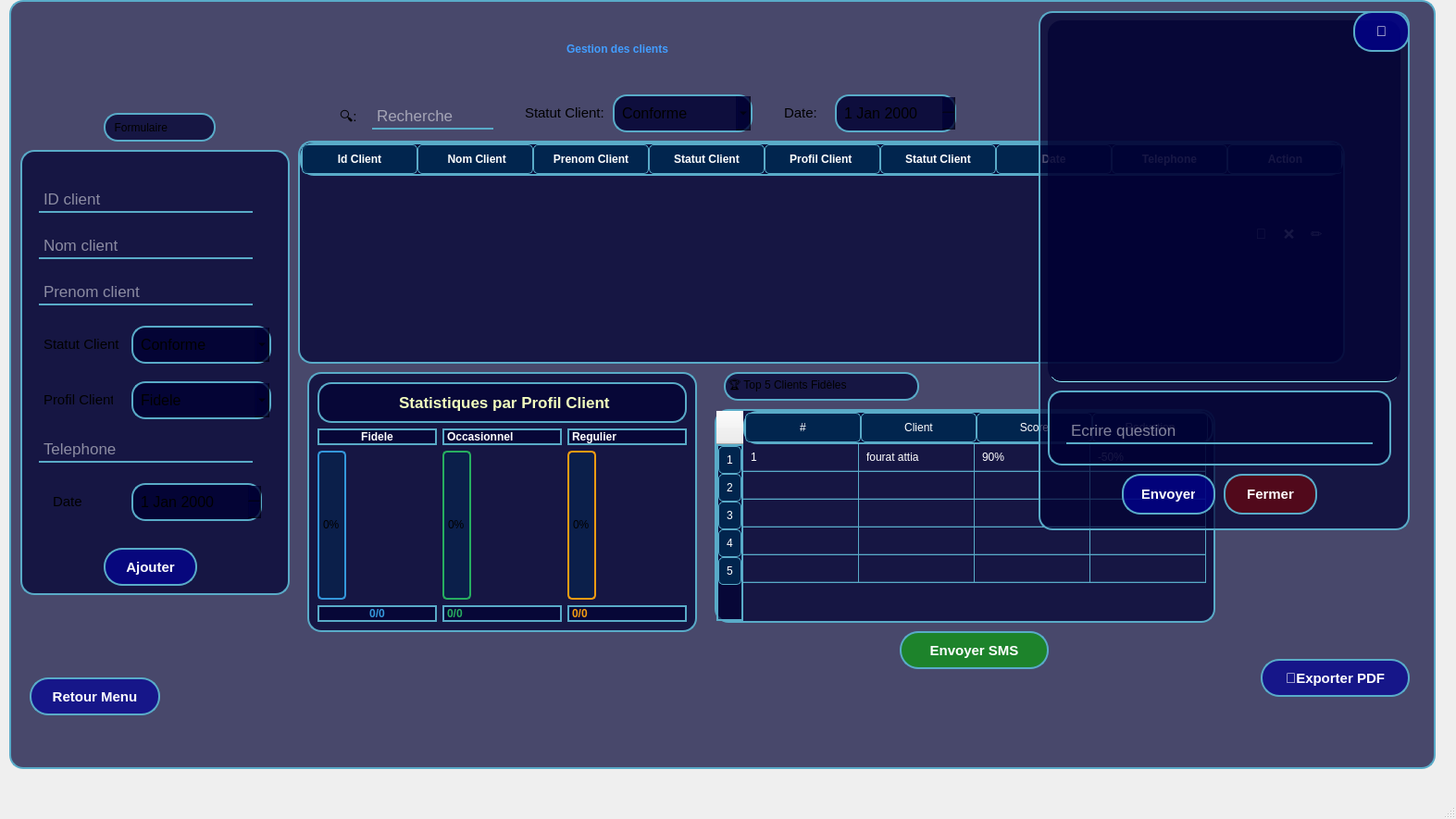
<?xml version="1.0" encoding="UTF-8"?>
<ui version="4.0">
 <class>MainWindow</class>
 <widget class="QMainWindow" name="MainWindow">
  <property name="geometry">
   <rect>
    <x>0</x>
    <y>0</y>
    <width>1573</width>
    <height>885</height>
   </rect>
  </property>
  <property name="windowTitle">
   <string>MainWindow</string>
  </property>
  <widget class="QWidget" name="centralwidgetc">
   <widget class="QStackedWidget" name="stackedWidgetc">
    <property name="geometry">
     <rect>
      <x>10</x>
      <y>0</y>
      <width>1541</width>
      <height>831</height>
     </rect>
    </property>
    <property name="styleSheet">
     <string notr="true">#label_5c{/* Labels spéciaux */
    border:none;
    background-color: transparent;
    font-weight: 700;
color: rgb(66, 157, 255);
font: 25pt &quot;Imprint MT Shadow&quot;;
}
QPushButton {
    border-radius: 20px;
background-color: rgba(0, 0, 150, 0.7); 
   border: 2px solid #59abc8; 
 color: white;
    font-weight: 700;
    font-size: 15px;
    margin-bottom:20px;
    text-shadow: 0 1px 2px rgba(0, 0, 0, 0.3);
padding: 10px 20px;
}
QComboBox,QSpinBox,QDateEdit {
    font-size: 16px;
    padding: 6px;
    border: 2px solid #59abc8;
    border-radius: 15px;
	background-color: rgba(0, 0, 50, 0.8); 
}
QPushButton:hover {
    transform: translateY(-2px);
    color: #59abc8;
}
#label_9c,#label_14c,#label_15c,#label_11c,#label_12c,#label_18c,#label_3c{border:none;
font-size: 15px;   
    padding: 1px;
background-color:transparent;}
QFrame {
     border-radius: 15px;
 		background-color: rgba(0, 0, 50, 0.7); 


    border: 2px solid #59abc8 ; 
}

#lineEdit{
border: 2px solid #59abc8 ; 
	background-color: rgba(0, 0, 50, 0.7); }
QLineEdit{
font-size: 17px;
    background: transparent;  
    border: none;
    color: white;
    border-bottom: 2px solid #59abc8; 
    padding: 3px;
 selection-background-color: white; 
   
}
QLineEdit:focus {

    color: #59abc8;
} 
#pagec{background-image: url(:/new/prefix1/bg.png);
 background-repeat: no-repeat;
    background-position: center;
    background-size: cover;
border-radius:15px;}
/* TableWidget */
QTableWidget {
    background-color: rgba(0, 0, 50, 0.7);
    border: 2px solid #59abc8;
    border-radius: 15px;
    gridline-color: #59abc8;
    color: white;
}

QTableWidget::item {
    padding: 5px;
    border-bottom: 1px solid rgba(89, 171, 200, 0.3);
}

QTableWidget::item:selected {
    background-color: #0078D7;
}

QHeaderView::section {
    background-color: rgba(0, 40, 80, 0.9);
    color: white;
    padding: 8px;
    border-radius: 5px;
    border: 1px solid #59abc8;
}

</string>
    </property>
    <widget class="QWidget" name="pagec">
     <widget class="QLabel" name="label_6c">
      <property name="geometry">
       <rect>
        <x>100</x>
        <y>120</y>
        <width>121</width>
        <height>31</height>
       </rect>
      </property>
      <property name="text">
       <string>  Formulaire</string>
      </property>
     </widget>
     <widget class="QFrame" name="frame_2c">
      <property name="geometry">
       <rect>
        <x>10</x>
        <y>160</y>
        <width>291</width>
        <height>481</height>
       </rect>
      </property>
      <property name="frameShape">
       <enum>QFrame::Shape::StyledPanel</enum>
      </property>
      <property name="frameShadow">
       <enum>QFrame::Shadow::Raised</enum>
      </property>
      <widget class="QLineEdit" name="lineEdit_3c">
       <property name="geometry">
        <rect>
         <x>20</x>
         <y>40</y>
         <width>231</width>
         <height>28</height>
        </rect>
       </property>
       <property name="text">
        <string/>
       </property>
       <property name="placeholderText">
        <string>ID client</string>
       </property>
      </widget>
      <widget class="QLineEdit" name="lineEdit_4c">
       <property name="geometry">
        <rect>
         <x>20</x>
         <y>90</y>
         <width>231</width>
         <height>28</height>
        </rect>
       </property>
       <property name="placeholderText">
        <string>Nom client</string>
       </property>
      </widget>
      <widget class="QComboBox" name="comboBox_2c">
       <property name="enabled">
        <bool>true</bool>
       </property>
       <property name="geometry">
        <rect>
         <x>120</x>
         <y>250</y>
         <width>151</width>
         <height>41</height>
        </rect>
       </property>
       <property name="editable">
        <bool>true</bool>
       </property>
       <property name="currentText">
        <string>Fidele</string>
       </property>
       <item>
        <property name="text">
         <string>Fidele</string>
        </property>
       </item>
       <item>
        <property name="text">
         <string>Occasionnel</string>
        </property>
       </item>
       <item>
        <property name="text">
         <string>Regulier</string>
        </property>
       </item>
      </widget>
      <widget class="QLabel" name="label_14c">
       <property name="geometry">
        <rect>
         <x>20</x>
         <y>260</y>
         <width>81</width>
         <height>20</height>
        </rect>
       </property>
       <property name="text">
        <string>Profil Client</string>
       </property>
      </widget>
      <widget class="QLineEdit" name="lineEdit_12c">
       <property name="geometry">
        <rect>
         <x>20</x>
         <y>140</y>
         <width>231</width>
         <height>28</height>
        </rect>
       </property>
       <property name="placeholderText">
        <string>Prenom client</string>
       </property>
      </widget>
      <widget class="QLabel" name="label_9c">
       <property name="geometry">
        <rect>
         <x>20</x>
         <y>200</y>
         <width>121</width>
         <height>20</height>
        </rect>
       </property>
       <property name="text">
        <string>Statut Client</string>
       </property>
      </widget>
      <widget class="QComboBox" name="comboBoxc">
       <property name="enabled">
        <bool>true</bool>
       </property>
       <property name="geometry">
        <rect>
         <x>120</x>
         <y>190</y>
         <width>151</width>
         <height>41</height>
        </rect>
       </property>
       <property name="editable">
        <bool>true</bool>
       </property>
       <property name="currentText">
        <string>Conforme</string>
       </property>
       <property name="placeholderText">
        <string/>
       </property>
       <property name="duplicatesEnabled">
        <bool>false</bool>
       </property>
       <item>
        <property name="text">
         <string>Conforme</string>
        </property>
       </item>
       <item>
        <property name="text">
         <string>Non conforme</string>
        </property>
       </item>
      </widget>
      <widget class="QDateEdit" name="dateEdit_c">
       <property name="geometry">
        <rect>
         <x>120</x>
         <y>360</y>
         <width>141</width>
         <height>41</height>
        </rect>
       </property>
      </widget>
      <widget class="QLabel" name="label_18c">
       <property name="geometry">
        <rect>
         <x>30</x>
         <y>370</y>
         <width>81</width>
         <height>20</height>
        </rect>
       </property>
       <property name="text">
        <string>Date</string>
       </property>
      </widget>
      <widget class="QPushButton" name="pushButton_2c">
       <property name="geometry">
        <rect>
         <x>90</x>
         <y>430</y>
         <width>101</width>
         <height>61</height>
        </rect>
       </property>
       <property name="text">
        <string>Ajouter</string>
       </property>
      </widget>
      <widget class="QLineEdit" name="lineEdit_14c">
       <property name="geometry">
        <rect>
         <x>20</x>
         <y>310</y>
         <width>231</width>
         <height>28</height>
        </rect>
       </property>
       <property name="placeholderText">
        <string>Telephone</string>
       </property>
      </widget>
     </widget>
     <widget class="QTableWidget" name="tableWidgetc">
      <property name="geometry">
       <rect>
        <x>310</x>
        <y>150</y>
        <width>1131</width>
        <height>241</height>
       </rect>
      </property>
      <attribute name="horizontalHeaderDefaultSectionSize">
       <number>125</number>
      </attribute>
      <column>
       <property name="text">
        <string>Id Client</string>
       </property>
       <property name="font">
        <font>
         <bold>true</bold>
        </font>
       </property>
      </column>
      <column>
       <property name="text">
        <string> Nom Client</string>
       </property>
       <property name="font">
        <font>
         <bold>true</bold>
        </font>
       </property>
      </column>
      <column>
       <property name="text">
        <string>Prenom Client</string>
       </property>
       <property name="font">
        <font>
         <bold>true</bold>
        </font>
       </property>
      </column>
      <column>
       <property name="text">
        <string>Statut Client</string>
       </property>
       <property name="font">
        <font>
         <bold>true</bold>
        </font>
       </property>
      </column>
      <column>
       <property name="text">
        <string>Profil Client </string>
       </property>
       <property name="font">
        <font>
         <bold>true</bold>
        </font>
       </property>
      </column>
      <column>
       <property name="text">
        <string>Statut Client</string>
       </property>
       <property name="font">
        <font>
         <bold>true</bold>
        </font>
       </property>
      </column>
      <column>
       <property name="text">
        <string>Date</string>
       </property>
       <property name="font">
        <font>
         <bold>true</bold>
        </font>
       </property>
      </column>
      <column>
       <property name="text">
        <string>Telephone</string>
       </property>
       <property name="font">
        <font>
         <bold>true</bold>
        </font>
       </property>
      </column>
      <column>
       <property name="text">
        <string>Action</string>
       </property>
       <property name="font">
        <font>
         <bold>true</bold>
        </font>
       </property>
      </column>
     </widget>
     <widget class="QLabel" name="label_3c">
      <property name="geometry">
       <rect>
        <x>350</x>
        <y>100</y>
        <width>41</width>
        <height>51</height>
       </rect>
      </property>
      <property name="text">
       <string>🔍:</string>
      </property>
     </widget>
     <widget class="QLineEdit" name="lineEdit_7c">
      <property name="geometry">
       <rect>
        <x>390</x>
        <y>110</y>
        <width>131</width>
        <height>28</height>
       </rect>
      </property>
      <property name="placeholderText">
       <string>Recherche</string>
      </property>
     </widget>
     <widget class="QLabel" name="label_12c">
      <property name="geometry">
       <rect>
        <x>830</x>
        <y>110</y>
        <width>63</width>
        <height>20</height>
       </rect>
      </property>
      <property name="text">
       <string>Date:</string>
      </property>
     </widget>
     <widget class="QPushButton" name="pushButton_5c">
      <property name="geometry">
       <rect>
        <x>1380</x>
        <y>230</y>
        <width>61</width>
        <height>61</height>
       </rect>
      </property>
      <property name="styleSheet">
       <string notr="true">border:none;
background-color:transparent;</string>
      </property>
      <property name="text">
       <string>✏️</string>
      </property>
     </widget>
     <widget class="QFrame" name="frame_c">
      <property name="geometry">
       <rect>
        <x>320</x>
        <y>400</y>
        <width>421</width>
        <height>281</height>
       </rect>
      </property>
      <property name="styleSheet">
       <string notr="true">background-color: rgba(0, 0, 50, 0.7);
        border: 2px solid #59abc8;
        border-radius: 15px;</string>
      </property>
      <property name="frameShape">
       <enum>QFrame::Shape::StyledPanel</enum>
      </property>
      <property name="frameShadow">
       <enum>QFrame::Shadow::Raised</enum>
      </property>
      <layout class="QVBoxLayout" name="verticalLayout_zones">
       <item>
        <widget class="QLabel" name="label_zonesc">
         <property name="styleSheet">
          <string notr="true">color: #f3ffbe;
                    font-weight: bold;
                    font-size: 17px;
                    padding: 10px;</string>
         </property>
         <property name="text">
          <string> Statistiques par Profil Client</string>
         </property>
         <property name="alignment">
          <set>Qt::AlignmentFlag::AlignCenter</set>
         </property>
        </widget>
       </item>
       <item>
        <layout class="QHBoxLayout" name="horizontalLayout_c">
         <item>
          <layout class="QVBoxLayout" name="Layou_1c">
           <item>
            <widget class="QLabel" name="label_Cc">
             <property name="styleSheet">
              <string notr="true">color: white;
                                    text-align: center;
                                    font-weight: bold;</string>
             </property>
             <property name="text">
              <string>Fidele</string>
             </property>
             <property name="alignment">
              <set>Qt::AlignmentFlag::AlignCenter</set>
             </property>
            </widget>
           </item>
           <item>
            <widget class="QProgressBar" name="progressCc">
             <property name="minimumSize">
              <size>
               <width>30</width>
               <height>120</height>
              </size>
             </property>
             <property name="styleSheet">
              <string notr="true">QProgressBar:vertical {
    width: 25px;
    border: 2px solid #3498db;
    border-radius: 5px;
    background-color: rgba(0, 40, 80, 0.5);
    text-align: center;
    padding: 1px;

}
QProgressBar::chunk:vertical {
    background-color: qlineargradient(x1:0, y1:0, x2:0, y2:1,
        stop:0 #3498db, stop:1 #2980b9);
    border-radius: 3px;
}</string>
             </property>
             <property name="value">
              <number>0</number>
             </property>
             <property name="textVisible">
              <bool>true</bool>
             </property>
             <property name="orientation">
              <enum>Qt::Orientation::Vertical</enum>
             </property>
             <property name="format">
              <string>%p%</string>
             </property>
            </widget>
           </item>
           <item>
            <widget class="QLabel" name="value_Cc">
             <property name="styleSheet">
              <string notr="true">color: #3498db;
                                    font-weight: bold;
                                    font-size: 12px;
                                    text-align: center;</string>
             </property>
             <property name="text">
              <string>0/0</string>
             </property>
             <property name="alignment">
              <set>Qt::AlignmentFlag::AlignCenter</set>
             </property>
            </widget>
           </item>
          </layout>
         </item>
         <item>
          <layout class="QVBoxLayout" name="Layout_CCc">
           <item>
            <widget class="QLabel" name="label_CCc">
             <property name="styleSheet">
              <string notr="true">color: white;
                                    text-align: center;
                                    font-weight: bold;</string>
             </property>
             <property name="text">
              <string>Occasionnel</string>
             </property>
            </widget>
           </item>
           <item>
            <widget class="QProgressBar" name="progressCCc">
             <property name="minimumSize">
              <size>
               <width>30</width>
               <height>120</height>
              </size>
             </property>
             <property name="styleSheet">
              <string notr="true">QProgressBar:vertical {
    width: 25px;
    border: 2px solid #27ae60;
    border-radius: 5px;
    background-color: rgba(0, 40, 80, 0.5);
    text-align: center;
    padding: 1px;
}
QProgressBar::chunk:vertical {
    background-color: qlineargradient(x1:0, y1:0, x2:0, y2:1,
        stop:0 #27ae60, stop:1 #229954);
    border-radius: 3px;
}</string>
             </property>
             <property name="value">
              <number>0</number>
             </property>
             <property name="textVisible">
              <bool>true</bool>
             </property>
             <property name="orientation">
              <enum>Qt::Orientation::Vertical</enum>
             </property>
             <property name="format">
              <string>%p%</string>
             </property>
            </widget>
           </item>
           <item>
            <widget class="QLabel" name="value_CCc">
             <property name="styleSheet">
              <string notr="true">color: #27ae60;
                                    font-weight: bold;
                                    font-size: 12px;
                                    text-align: center;</string>
             </property>
             <property name="text">
              <string>0/0</string>
             </property>
            </widget>
           </item>
          </layout>
         </item>
         <item>
          <layout class="QVBoxLayout" name="Layoutc">
           <item>
            <widget class="QLabel" name="label_c">
             <property name="styleSheet">
              <string notr="true">color: white;
                                    text-align: center;
                                    font-weight: bold;</string>
             </property>
             <property name="text">
              <string>Regulier</string>
             </property>
            </widget>
           </item>
           <item>
            <widget class="QProgressBar" name="progressc">
             <property name="minimumSize">
              <size>
               <width>30</width>
               <height>120</height>
              </size>
             </property>
             <property name="styleSheet">
              <string notr="true">QProgressBar:vertical {
    width: 25px;
    border: 2px solid #f39c12;
    border-radius: 5px;
    background-color: rgba(0, 40, 80, 0.5);
    text-align: center;
    padding: 1px;
}
QProgressBar::chunk:vertical {
    background-color: qlineargradient(x1:0, y1:0, x2:0, y2:1,
        stop:0 #f39c12, stop:1 #d68910);
    border-radius: 3px;
}</string>
             </property>
             <property name="value">
              <number>0</number>
             </property>
             <property name="textVisible">
              <bool>true</bool>
             </property>
             <property name="orientation">
              <enum>Qt::Orientation::Vertical</enum>
             </property>
             <property name="format">
              <string>%p%</string>
             </property>
            </widget>
           </item>
           <item>
            <widget class="QLabel" name="value_c">
             <property name="styleSheet">
              <string notr="true">color: #f39c12;
                                    font-weight: bold;
                                    font-size: 12px;
                                    text-align: center;</string>
             </property>
             <property name="text">
              <string>0/0</string>
             </property>
            </widget>
           </item>
          </layout>
         </item>
        </layout>
       </item>
      </layout>
     </widget>
     <widget class="QPushButton" name="pushButton_7c">
      <property name="geometry">
       <rect>
        <x>20</x>
        <y>730</y>
        <width>141</width>
        <height>61</height>
       </rect>
      </property>
      <property name="text">
       <string>Retour Menu</string>
      </property>
     </widget>
     <widget class="QPushButton" name="pushButton_8c">
      <property name="geometry">
       <rect>
        <x>1350</x>
        <y>710</y>
        <width>161</width>
        <height>61</height>
       </rect>
      </property>
      <property name="text">
       <string>📄Exporter PDF</string>
      </property>
     </widget>
     <widget class="QLabel" name="label_5c">
      <property name="geometry">
       <rect>
        <x>600</x>
        <y>20</y>
        <width>431</width>
        <height>61</height>
       </rect>
      </property>
      <property name="text">
       <string>Gestion des clients</string>
      </property>
     </widget>
     <widget class="QDateEdit" name="dateEdit_2c">
      <property name="geometry">
       <rect>
        <x>890</x>
        <y>100</y>
        <width>131</width>
        <height>41</height>
       </rect>
      </property>
     </widget>
     <widget class="QPushButton" name="pushButton_6c">
      <property name="geometry">
       <rect>
        <x>1320</x>
        <y>230</y>
        <width>61</width>
        <height>61</height>
       </rect>
      </property>
      <property name="styleSheet">
       <string notr="true">border:none;
background-color:transparent;</string>
      </property>
      <property name="text">
       <string>🔄</string>
      </property>
     </widget>
     <widget class="QPushButton" name="pushButton_9c">
      <property name="geometry">
       <rect>
        <x>1350</x>
        <y>230</y>
        <width>61</width>
        <height>61</height>
       </rect>
      </property>
      <property name="styleSheet">
       <string notr="true">border:none;
background-color:transparent;</string>
      </property>
      <property name="text">
       <string>❌</string>
      </property>
     </widget>
     <widget class="QLabel" name="label_11c">
      <property name="geometry">
       <rect>
        <x>550</x>
        <y>110</y>
        <width>121</width>
        <height>20</height>
       </rect>
      </property>
      <property name="text">
       <string>Statut Client:</string>
      </property>
     </widget>
     <widget class="QComboBox" name="comboBoxc_2">
      <property name="enabled">
       <bool>true</bool>
      </property>
      <property name="geometry">
       <rect>
        <x>650</x>
        <y>100</y>
        <width>151</width>
        <height>41</height>
       </rect>
      </property>
      <property name="editable">
       <bool>true</bool>
      </property>
      <property name="currentText">
       <string>Conforme</string>
      </property>
      <property name="placeholderText">
       <string/>
      </property>
      <property name="duplicatesEnabled">
       <bool>false</bool>
      </property>
      <item>
       <property name="text">
        <string>Conforme</string>
       </property>
      </item>
      <item>
       <property name="text">
        <string>Non conforme</string>
       </property>
      </item>
     </widget>
     <widget class="QPushButton" name="btnai">
      <property name="geometry">
       <rect>
        <x>1450</x>
        <y>10</y>
        <width>61</width>
        <height>64</height>
       </rect>
      </property>
      <property name="text">
       <string>🤖</string>
      </property>
     </widget>
     <widget class="QFrame" name="frame_2c_2">
      <property name="geometry">
       <rect>
        <x>1110</x>
        <y>10</y>
        <width>401</width>
        <height>561</height>
       </rect>
      </property>
      <property name="frameShape">
       <enum>QFrame::Shape::StyledPanel</enum>
      </property>
      <property name="frameShadow">
       <enum>QFrame::Shadow::Raised</enum>
      </property>
      <widget class="QTextEdit" name="textChatHistory">
       <property name="geometry">
        <rect>
         <x>10</x>
         <y>10</y>
         <width>381</width>
         <height>391</height>
        </rect>
       </property>
       <property name="styleSheet">
        <string notr="true">border:none;
border-bottom:1px solid #94f6ff;</string>
       </property>
       <property name="readOnly">
        <bool>true</bool>
       </property>
      </widget>
      <widget class="QFrame" name="frame_2c_3">
       <property name="geometry">
        <rect>
         <x>10</x>
         <y>410</y>
         <width>371</width>
         <height>81</height>
        </rect>
       </property>
       <property name="styleSheet">
        <string notr="true"/>
       </property>
       <property name="frameShape">
        <enum>QFrame::Shape::StyledPanel</enum>
       </property>
       <property name="frameShadow">
        <enum>QFrame::Shadow::Raised</enum>
       </property>
       <widget class="QLineEdit" name="lineEdit_3c_2">
        <property name="geometry">
         <rect>
          <x>20</x>
          <y>30</y>
          <width>331</width>
          <height>28</height>
         </rect>
        </property>
        <property name="text">
         <string/>
        </property>
        <property name="placeholderText">
         <string>Ecrire question</string>
        </property>
       </widget>
      </widget>
      <widget class="QPushButton" name="btnSend_2">
       <property name="geometry">
        <rect>
         <x>200</x>
         <y>500</y>
         <width>101</width>
         <height>64</height>
        </rect>
       </property>
       <property name="styleSheet">
        <string notr="true">background-color: rgba(120, 0, 0,0.6);</string>
       </property>
       <property name="text">
        <string>Fermer</string>
       </property>
      </widget>
      <widget class="QPushButton" name="btnSend">
       <property name="geometry">
        <rect>
         <x>90</x>
         <y>500</y>
         <width>101</width>
         <height>64</height>
        </rect>
       </property>
       <property name="text">
        <string>Envoyer</string>
       </property>
      </widget>
     </widget>
     <widget class="QLabel" name="label_6c_2">
      <property name="geometry">
       <rect>
        <x>770</x>
        <y>400</y>
        <width>211</width>
        <height>31</height>
       </rect>
      </property>
      <property name="styleSheet">
       <string notr="true">
font: 700 9.5pt &quot;Segoe UI&quot;;</string>
      </property>
      <property name="text">
       <string>🏆 Top 5 Clients Fidèles</string>
      </property>
     </widget>
     <widget class="QTableWidget" name="tableWidget">
      <property name="geometry">
       <rect>
        <x>760</x>
        <y>440</y>
        <width>541</width>
        <height>231</height>
       </rect>
      </property>
      <attribute name="horizontalHeaderMinimumSectionSize">
       <number>30</number>
      </attribute>
      <attribute name="horizontalHeaderDefaultSectionSize">
       <number>125</number>
      </attribute>
      <row/>
      <row/>
      <row/>
      <row/>
      <row/>
      <column>
       <property name="text">
        <string>#</string>
       </property>
      </column>
      <column>
       <property name="text">
        <string>Client</string>
       </property>
      </column>
      <column>
       <property name="text">
        <string>Score</string>
       </property>
      </column>
      <column>
       <property name="text">
        <string>Reduction</string>
       </property>
      </column>
      <item row="0" column="0">
       <property name="text">
        <string>1</string>
       </property>
      </item>
      <item row="0" column="1">
       <property name="text">
        <string>fourat attia</string>
       </property>
      </item>
      <item row="0" column="2">
       <property name="text">
        <string>90%</string>
       </property>
      </item>
      <item row="0" column="3">
       <property name="text">
        <string>-50%</string>
       </property>
      </item>
     </widget>
     <widget class="QPushButton" name="pushButton_8c_2">
      <property name="geometry">
       <rect>
        <x>960</x>
        <y>680</y>
        <width>161</width>
        <height>61</height>
       </rect>
      </property>
      <property name="styleSheet">
       <string notr="true">background-color: rgba(0, 170, 0,0.6);</string>
      </property>
      <property name="text">
       <string>Envoyer SMS</string>
      </property>
     </widget>
     <zorder>tableWidget</zorder>
     <zorder>frame_c</zorder>
     <zorder>label_6c</zorder>
     <zorder>frame_2c</zorder>
     <zorder>tableWidgetc</zorder>
     <zorder>label_3c</zorder>
     <zorder>lineEdit_7c</zorder>
     <zorder>label_12c</zorder>
     <zorder>pushButton_5c</zorder>
     <zorder>pushButton_7c</zorder>
     <zorder>pushButton_8c</zorder>
     <zorder>label_5c</zorder>
     <zorder>dateEdit_2c</zorder>
     <zorder>pushButton_6c</zorder>
     <zorder>pushButton_9c</zorder>
     <zorder>label_11c</zorder>
     <zorder>comboBoxc_2</zorder>
     <zorder>frame_2c_2</zorder>
     <zorder>btnai</zorder>
     <zorder>label_6c_2</zorder>
     <zorder>pushButton_8c_2</zorder>
    </widget>
    <widget class="QWidget" name="page_2"/>
   </widget>
  </widget>
  <widget class="QMenuBar" name="menubar">
   <property name="geometry">
    <rect>
     <x>0</x>
     <y>0</y>
     <width>1573</width>
     <height>25</height>
    </rect>
   </property>
  </widget>
  <widget class="QStatusBar" name="statusbar"/>
 </widget>
 <resources/>
 <connections/>
</ui>
